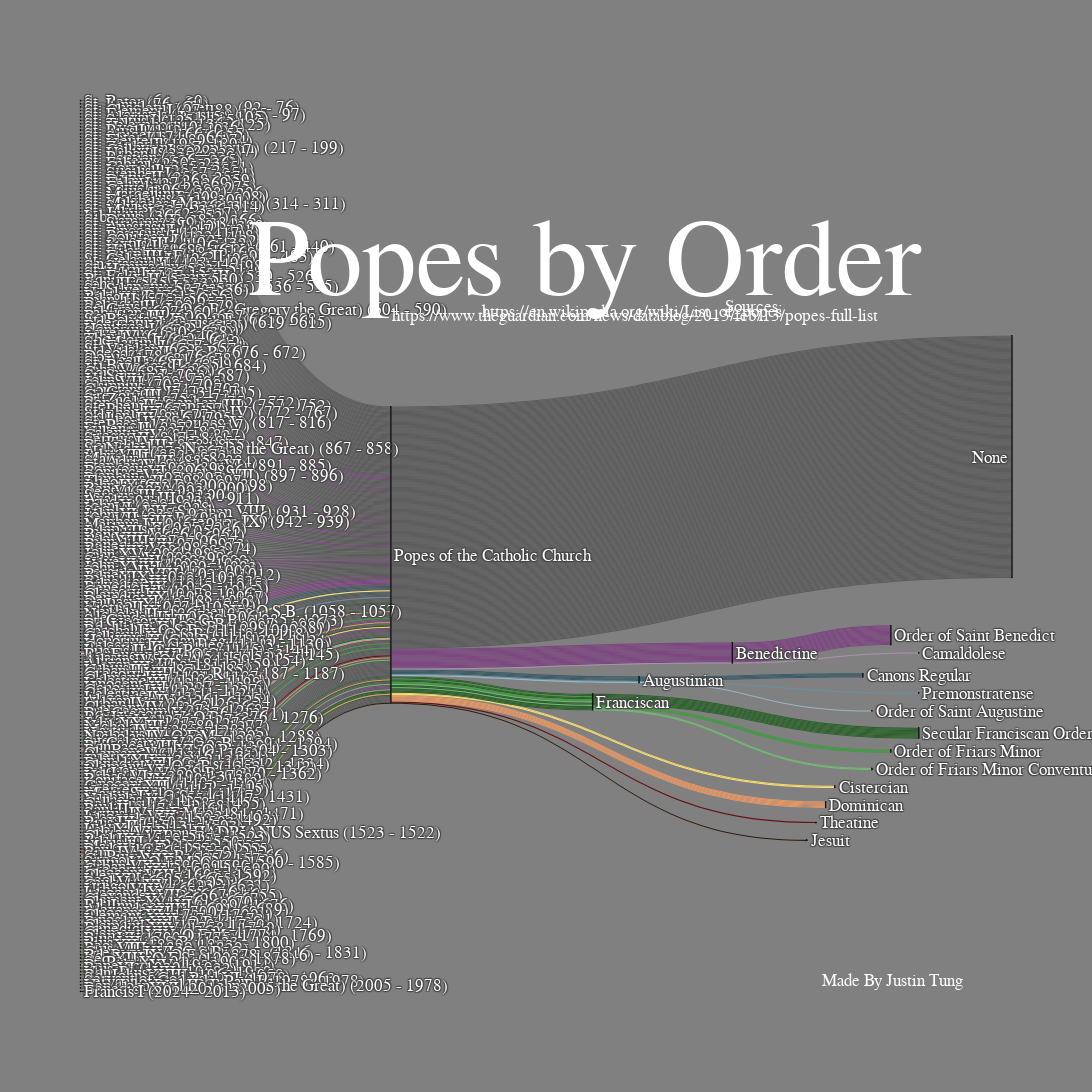

Notebook code cell kept with this figure:
### Code cell
fig = go.Figure(data=[go.Sankey(
    arrangement = 'fixed',
    node = dict(
        x = x_loc_list,
        y = y_loc_list,
        pad = 50,
        thickness = 1,
        line = dict(color = color_list, width = 0.3),
        label = node_labels,
        color = '#0F0F0F',

    ),
    link = dict(
        source = sources,
        target = targets,
        color = color_list,
        value = [0.1] * 3000  # all values are the same. Disrupting this makes plotly reorder the nodes.
        ),
 )])

fig.add_annotation(x=0.755, y=0.78,
            text="Sources:",
            showarrow=False,)
fig.add_annotation(x=0.755, y=0.775,
            text="https://en.wikipedia.org/wiki/List_of_popes",
            showarrow=False)
fig.add_annotation(x=0.595, y=0.77,
            text="https://www.theguardian.com/news/datablog/2013/feb/13/popes-full-list",
            showarrow=False)
fig.add_annotation(x=0.95, y=0,
            text="Made By Justin Tung",
            showarrow=False,)

fig.update_layout(title={
                'text': "Popes by Order",
                'y':0.8,
                'x':0.536,
                 'font':{'size':110},
                'xanchor': 'center',
                'yanchor': 'top'},
                 font_size=17,
                  font_family="serif",
                  title_font_family='TeX Gyre Bonum',
                  font_color="white",
                  paper_bgcolor='grey',
                  width=1700, height=5000, margin_b=100)



fig.show()

### Figure 1 — Plotly figure (JSON) as saved in the notebook; plotly's stock layout.template omitted (floating-point values rounded to 4 significant figures; data arrays with more than 128 entries replaced by an {"elided": "..."} marker saying what was removed)
{"data": [{"arrangement": "fixed", "link": {"color": {"elided": "580 str values"}, "source": {"elided": "580 int values"}, "target": {"elided": "580 int values"}, "value": {"elided": "3000 float values"}}, "node": {"color": "#0F0F0F", "label": {"elided": "292 str values"}, "line": {"color": {"elided": "580 str values"}, "width": 0.3}, "pad": 50, "thickness": 1, "x": {"elided": "286 float values"}, "y": {"elided": "286 float values"}}, "type": "sankey"}], "layout": {"annotations": [{"showarrow": false, "text": "Sources:", "x": 0.755, "y": 0.78}, {"showarrow": false, "text": "https://en.wikipedia.org/wiki/List_of_popes", "x": 0.755, "y": 0.775}, {"showarrow": false, "text": "https://www.theguardian.com/news/datablog/2013/feb/13/popes-full-list", "x": 0.595, "y": 0.77}, {"showarrow": false, "text": "Made By Justin Tung", "x": 0.95, "y": 0}], "font": {"color": "white", "family": "serif", "size": 17}, "height": 5000, "margin": {"b": 100}, "paper_bgcolor": "grey", "title": {"font": {"family": "TeX Gyre Bonum", "size": 110}, "text": "Popes by Order", "x": 0.536, "xanchor": "center", "y": 0.8, "yanchor": "top"}, "width": 1700}}
